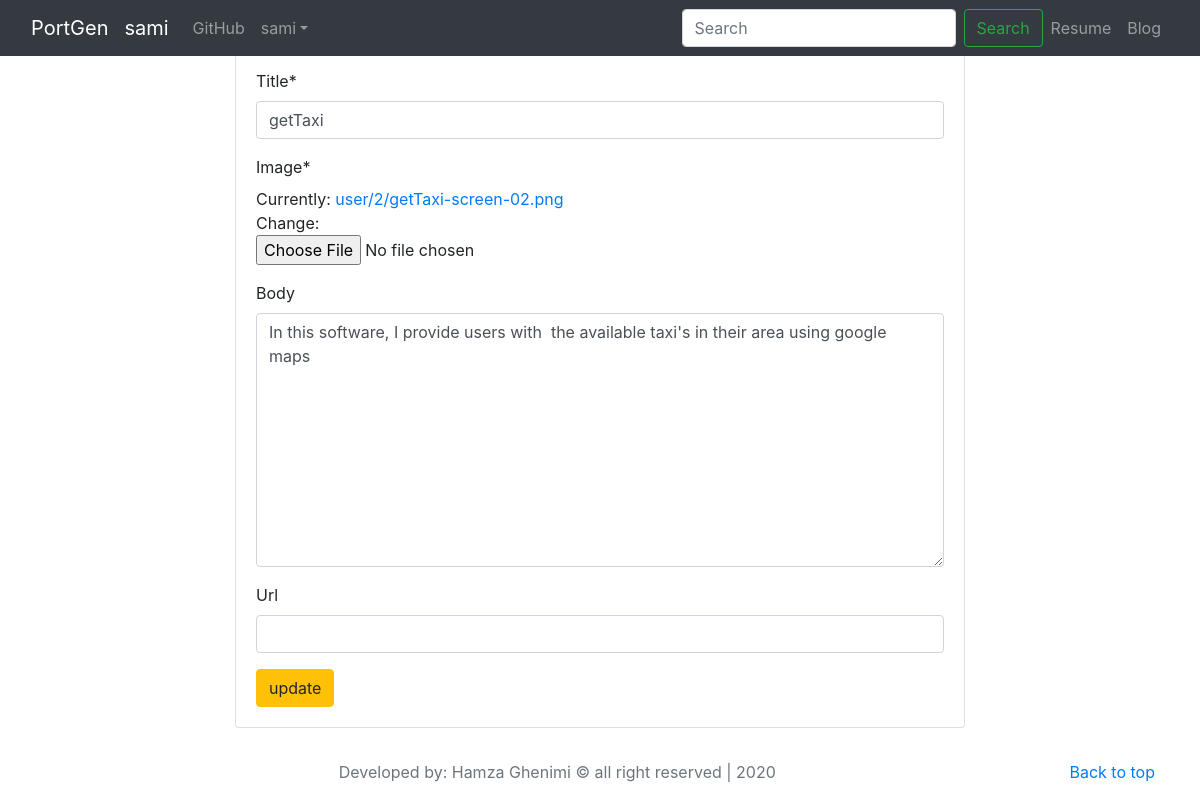
The page /jobs/update/1/ (signed in) on the database its author committed.
### jobs/models.py (models this page shows, shortened)
class UserJob(models.Model):
    profile_id = models.ForeignKey(Profile, on_delete=models.CASCADE)
    image = models.ImageField(default="job.png", upload_to=upload_location)
    title = models.CharField(max_length=55, blank=False, null=False)
    body = HTMLField(max_length=1000, blank=True, null=True)
    url = models.URLField(blank=True, null=True)
    creation_date = models.DateField(default=timezone.now)

### jobs/views.py (the view)
# urls.py: path("update/<int:id>/", views.jobUpdateFormView, name="job_update_form"),
def jobUpdateFormView(request, id):
    if not request.user.is_authenticated:
        return redirect("users:login")
    user_job = get_object_or_404(UserJob, id=id)
    if request.user.profile != user_job.profile_id:
        return HttpResponse("You're not the author of this job!")
    if request.POST:
        form = JobUpdateForm(request.POST or None, request.FILES or None, instance=user_job)
        if form.is_valid():
            form.save(commit=True)
            return redirect("users:user_profile", request.user.profile.slug)
    else:
        form = JobUpdateForm(initial={"title":user_job.title,
                                      "image":user_job.image,
                                      "body":user_job.body,
                                      "url":user_job.url
                                     })
    return render(request, 'jobs/job_update_form.html', {'form':form})

### jobs/forms.py
class JobUpdateForm(forms.ModelForm):
    class Meta:
        model = UserJob
        fields = ['title', 'image', 'body', 'url']

### jobs/templates/jobs/job_update_form.html (shortened to what this page needs)
{% extends "base.html" %}
{% load crispy_forms_tags %}
{% block content %}
<div class="container">
  <div class="row">
    <div class="col-xs-12 col-sm-12 col-md-8 offset-md-2 col-lg-8 offset-lg-2">
      <div class="card mt-4">
        <div class="card-body">
          <form enctype="multipart/form-data" method="post">
            {{ form|crispy }}
            <input class="btn btn-warning" type="submit" value="update">
          </form>
        </div>
      </div>
    </div>
  </div>
</div>
{% endblock %}

### templates/snippets/header.html (shortened to what this page needs)
<nav class="navbar navbar-expand-md navbar-dark fixed-top bg-dark" id="nav1">
  <div class="container-fluid">
    <a class="navbar-brand" href="{% url 'index' %}">PortGen</a>
    <div class="collapse navbar-collapse" id="navbarsExampleDefault">
      <ul class="navbar-nav mr-auto">
        <li class="nav-item active">
          {% if request.user.is_authenticated %}
            {% if not user.is_superuser %}
              <a class="navbar-brand" href="{% url 'users:user_profile' user.profile.slug %}">{{ request.user.username }}</a>
            {% endif %}
          {% endif %}
        </li>
        <li>
          <a class="nav-link" href="https://github.com/hamzagh1998/" target="_blank">GitHub<span class="sr-only">(current)</span></a>
        </li>
        {% if request.user.is_authenticated %}
          <li class="nav-item dropdown">
            <a class="nav-link dropdown-toggle" href="#" id="dropdown01" data-toggle="dropdown" aria-haspopup="true" aria-expanded="false">{{ user.username }}</a>
          </li>
        {% endif %}
      </ul>
      <form class="form-inline my-2 my-lg-0" method="GET">
        <input name="q" class="form-control mr-sm-2" id="id_q" type="text" placeholder="Search" aria-label="Search">
        <button class="btn btn-outline-success my-2 my-sm-0" type="submit">Search</button>
        <ul class="navbar-nav mr-auto">
          {% if request.user.is_authenticated %}
            {% if request.user.profile.resume %}
              <li class="nav-item">
                <a class="nav-link log" href="{{ request.user.profile.resume.url }}">Resume</a>
              </li>
            {% endif %}
            {% if request.user.profile.blog is not null %}
              <li class="nav-item">
                <a class="nav-link log" href="{{ request.user.profile.blog }}">Blog</a>
              </li>
            {% endif %}
          {% endif %}
        </ul>
      </form>
    </div>
  </div>
</nav>

### static/main/css/style.css (style rules this page uses)
body { padding-top: 1.5rem; }
#nav1 { background-color: #D5D5D5; }

### rows shown on the page
UserJob: title "getTaxi", body "In this software, I provide users with the available taxi's in their area using google maps"

### other values the page prints
{{ request.user.username }} "sami"
{{ user.username }} "sami"
